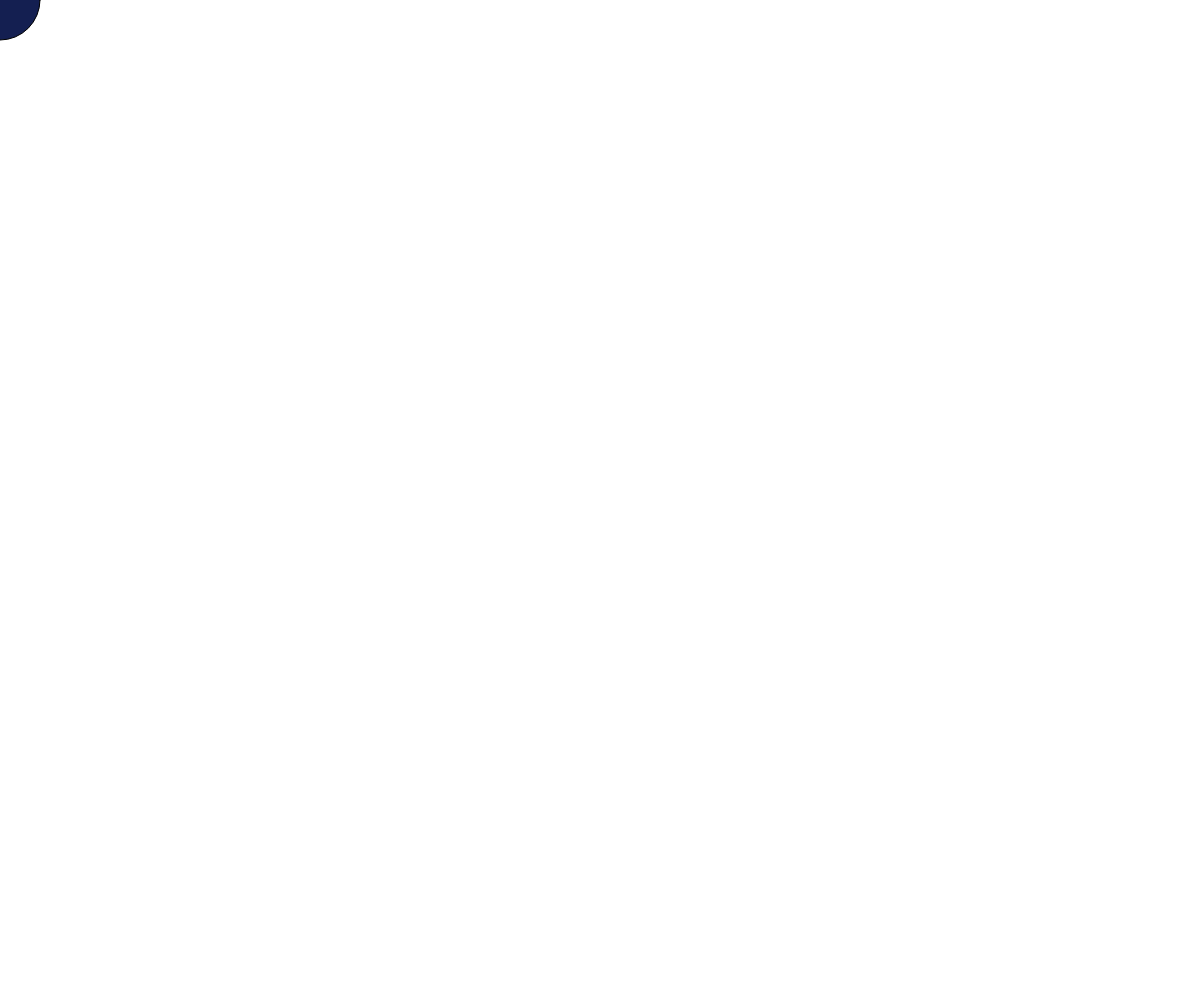
Frame 1 (no input)
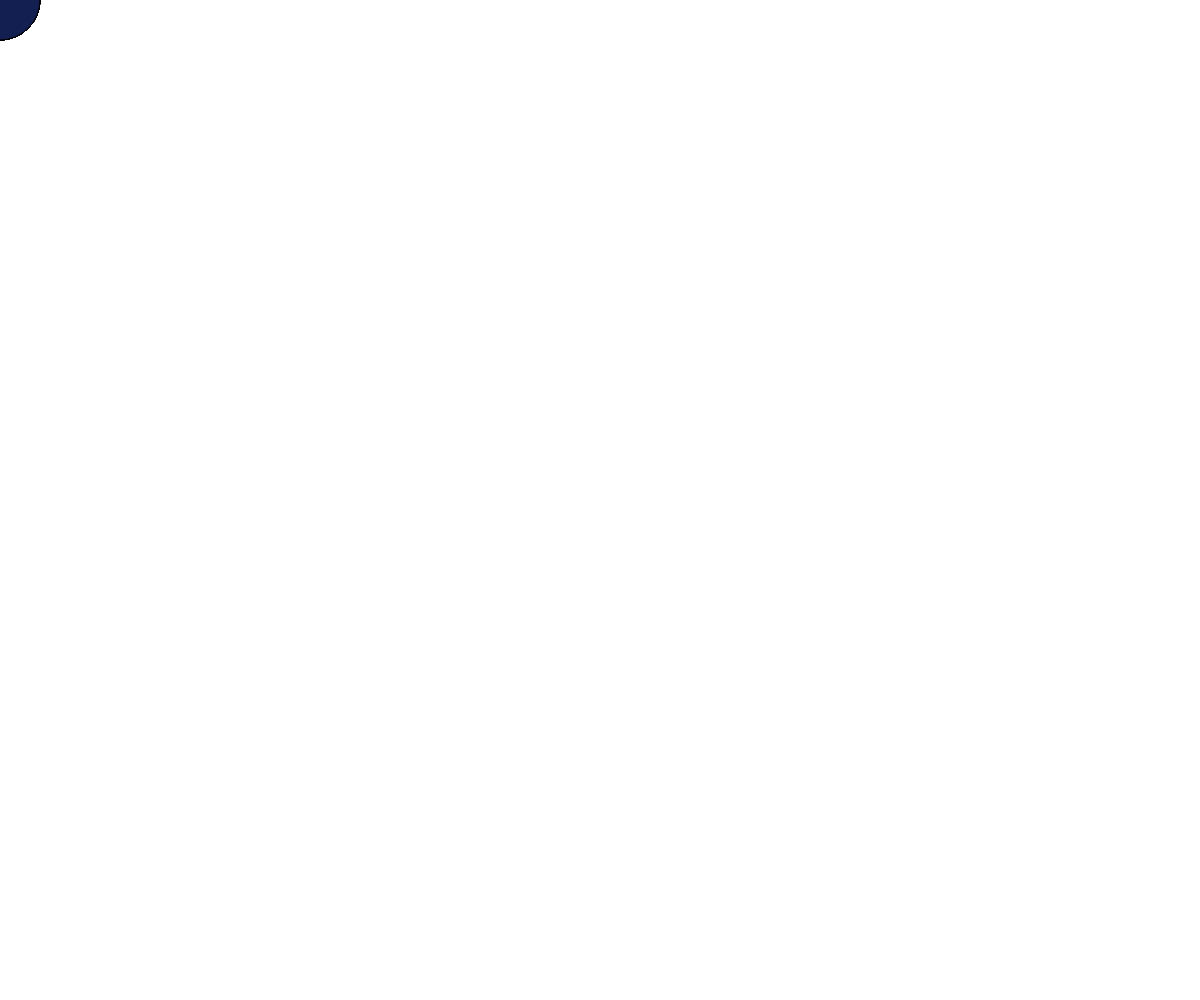
Frame 60 (no input)
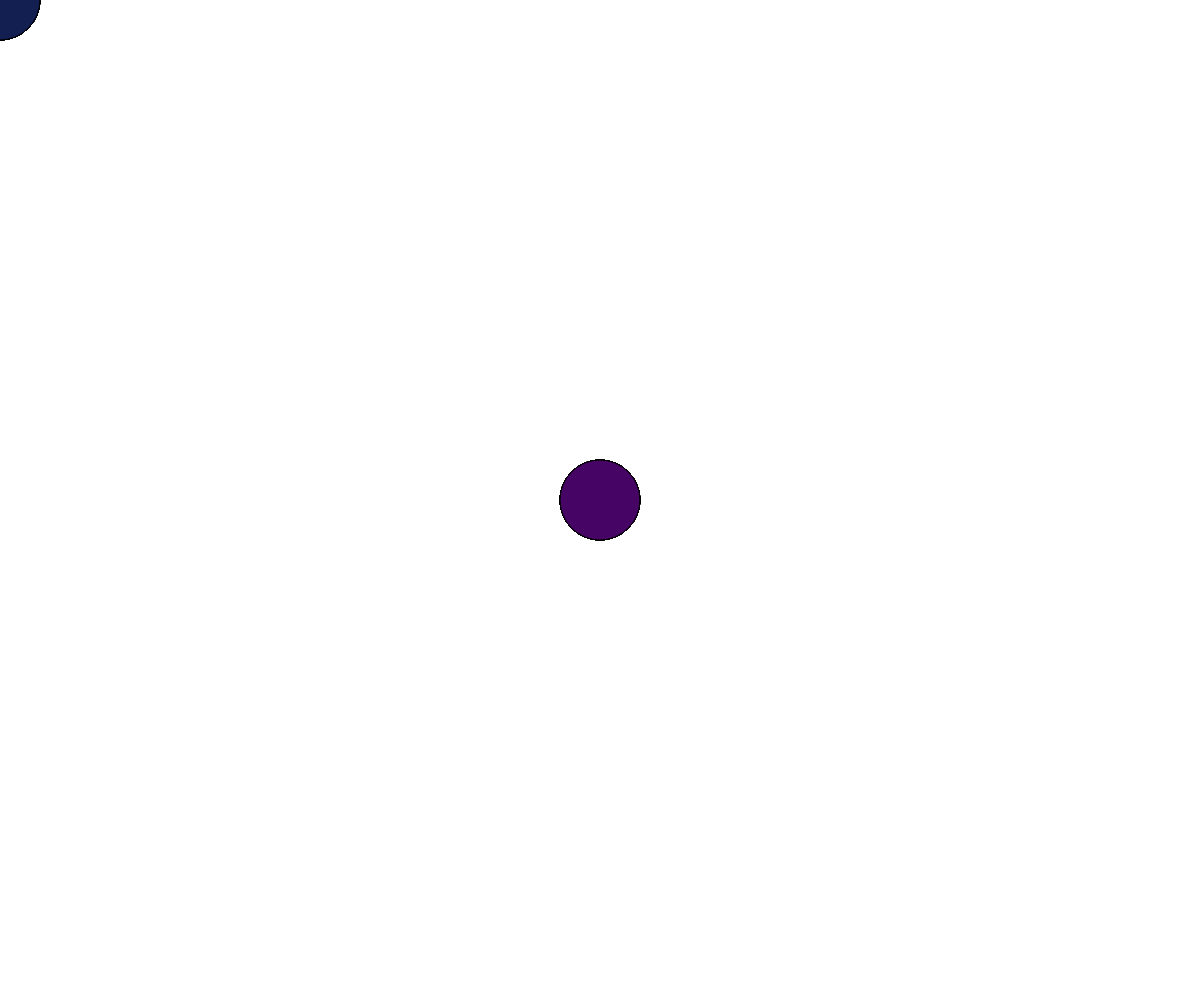
Frame 120 (the mouse pressed at the canvas centre since frame 60)

The p5.js sketch that drew these frames (run headless with seeded random() and noise() and a simulated clock; from frame 60 on, the mouse is pressed at the canvas centre):

// p5.js sketch
// ── sketch.js
/* eslint-disable no-undef, no-unused-vars */

function setup() {
  createCanvas(windowWidth, windowHeight);
  // Put setup code here
}

function draw() {
  // Put drawings here
  if (mouseIsPressed) {
    fill(70, 5, 100);
  } else {
    fill(20, 31, 81);
  }
  ellipse(mouseX, mouseY, 80, 80);
}

// This Redraws the Canvas when resized
windowResized = function () {
  resizeCanvas(windowWidth, windowHeight);
};
